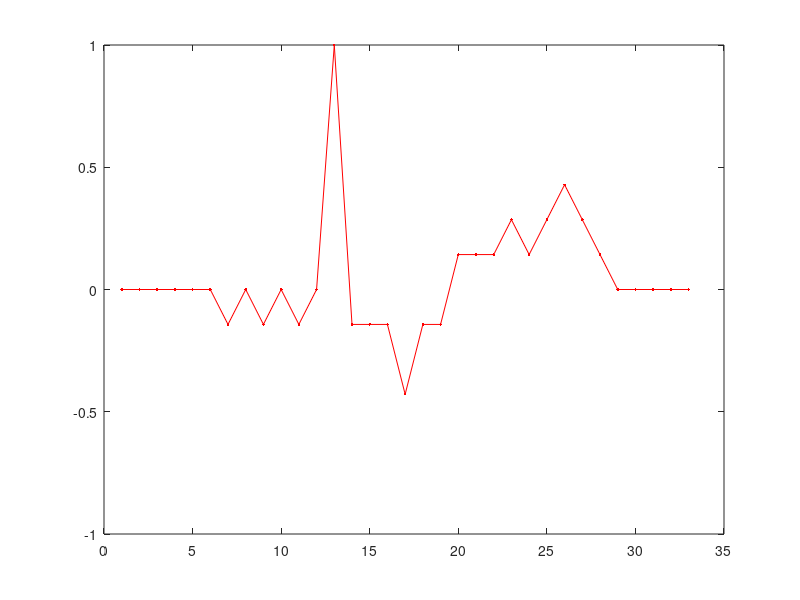

This chart was generated by the following MATLAB code:
close all;
clc;
clear all;

SNR = 100;

preamble = [1 1 1 -1 -1 1 -1]; % 7 bits
sum(abs(preamble).^2);
% plot(xcorr(preamble))

Tp = length(preamble);
delay = randi([1,20],1);

zeros(1,delay);
rx = awgn([zeros(1,delay) preamble 1 1 1 1 1 1 1 1 1 0 0 0 0 0],SNR,'measured'); % received signal
% rx = awgn([zeros(1,delay) 1 1 1 1 1 1 1 1 1 0 0 0 0 0 1 1 1 1 1],SNR,'measured'); % received signal

% prbdet = comm.PreambleDetector(preamble','Input','Bit');
% pkt = [preamble'; randi([0 1],10,1); preamble'; randi([0 1],10,1)];
% idx = prbdet(pkt);

rx = rx./max(abs(rx));
%corr = conv(rx,fliplr(conj(preamble)));
corr = conv(rx,fliplr(preamble));
%corr = corr./max(abs(corr));
corr = corr./7;
figure;
plot(corr,'.-r')

[tmp,Tmax] = max(corr); %tmp is the maximum value, and Tmax is the index of tmp
Tx_hat = Tmax - length(preamble);
fprintf('delay = %d, estimation = %d\n',delay,Tx_hat)